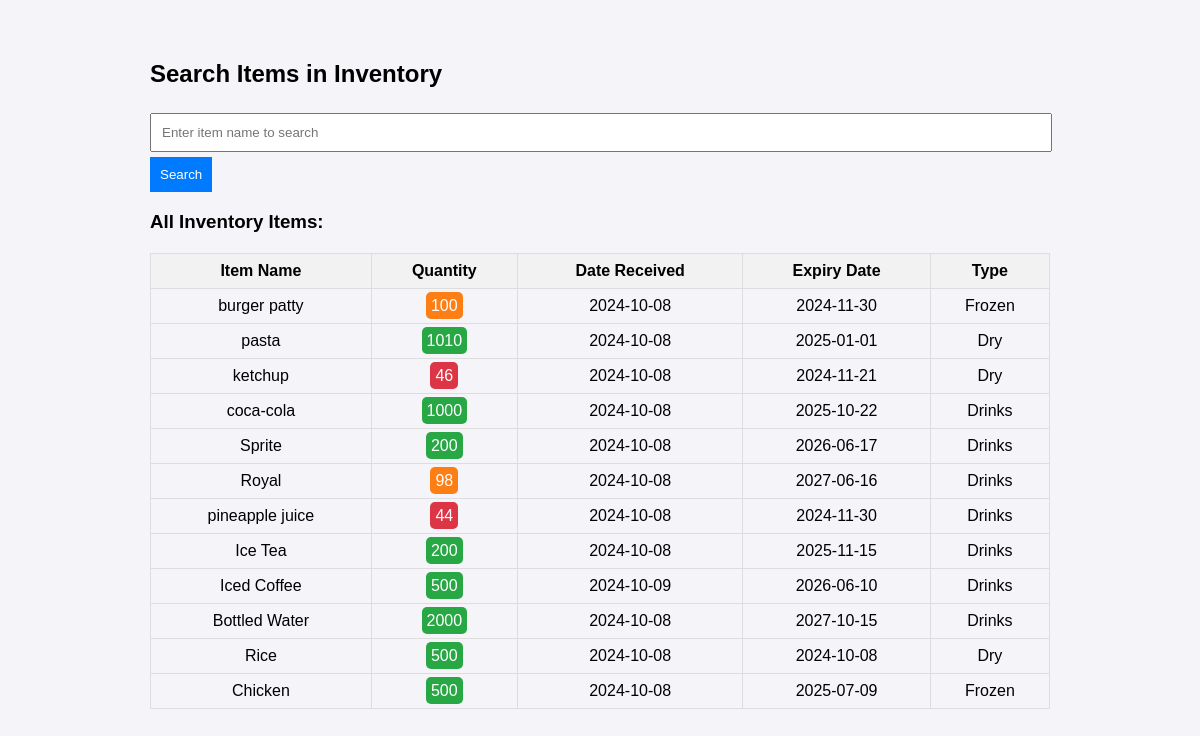
Screenshot of /Search.php with the database file from the repository.
### tables this page shows
CREATE TABLE `items` (
  `id` int(11) UNSIGNED NOT NULL,
  `name` varchar(255) NOT NULL,
  `quantity` int(11) NOT NULL,
  `date_received` date NOT NULL,
  `expiry_date` date NOT NULL,
  `type` enum('Frozen','Chilled','Dry','Drinks','Seasonings') NOT NULL
);

### Search.php (the view, shortened to what this page needs)
<?php
$servername = "localhost";
$username = "root";
$password = "";
$dbname = "inventory_db";
$conn = new mysqli($servername, $username, $password, $dbname);
$search_query = "";
$all_items = [];
$result = $conn->query("SELECT * FROM items") or die($conn->error);
while ($row = $result->fetch_assoc()) {
    $all_items[] = $row;
}
?>
<!DOCTYPE html>
<html lang="en">
<head>
</head>
<body>
    <div class="container">
        <h2>Search Items in Inventory</h2>
        <form class="form" action="search.php" method="GET">
    <input type="text" name="search_query" placeholder="Enter item name to search" value="<?php echo htmlspecialchars($search_query); ?>" required>
    <button type="submit" name="search">Search</button>
</form>
        <h3>All Inventory Items:</h3>
        <table>
            <thead>
                <tr>
                    <th>Item Name</th>
                    <th>Quantity</th>
                    <th>Date Received</th>
                    <th>Expiry Date</th>
                    <th>Type</th>
                </tr>
            </thead>
            <tbody>
                <?php foreach ($all_items as $row):
                    $quantity = $row['quantity'];
                    $quantityClass = '';
                    if ($quantity < 50) {
                        $quantityClass = 'low';
                    } elseif ($quantity <= 100) {
                        $quantityClass = 'medium';
                    } else {
                        $quantityClass = 'high';
                    }
                ?>
                    <tr>
                        <td><?php echo htmlspecialchars($row['name']); ?></td>
                        <td>
                            <span class="quantity-indicator <?php echo $quantityClass; ?>">
                                <?php echo htmlspecialchars($row['quantity']); ?>
                            </span>
                        </td>
                        <td><?php echo htmlspecialchars($row['date_received']); ?></td>
                        <td><?php echo htmlspecialchars($row['expiry_date']); ?></td>
                        <td><?php echo htmlspecialchars($row['type']); ?></td>
                    </tr>
                <?php endforeach; ?>
            </tbody>
        </table>
    </div>
</body>
</html>

### Search.php (style rules this page uses)
body { font-family: Arial, sans-serif; margin: 20px; padding: 20px; background-color: #f4f4f9; }
.container { max-width: 900px; margin: auto; }
table { width: 100%; border-collapse: collapse; margin-top: 20px; }
table, th, td { border: 1px solid #ddd; padding: 8px; }
th { background-color: #f2f2f2; text-align: center; }
td { text-align: center; }
.quantity-indicator { padding: 5px; border-radius: 5px; color: white; }
.low { background-color: #dc3545; }
.medium { background-color: #fd7e14; }
.high { background-color: #28a745; }
.form { margin-top: 20px; }
.form input { margin: 5px 0; padding: 10px; width: calc(100% - 22px); }
.form button { padding: 10px; background-color: #007bff; color: white; border: none; cursor: pointer; }

### rows the page displays
items: name "burger patty", quantity "100", date_received "2024-10-08", expiry_date "2024-11-30", type "Frozen"
items: name "pasta", quantity "1010", date_received "2024-10-08", expiry_date "2025-01-01", type "Dry"
items: name "ketchup", quantity "46", date_received "2024-10-08", expiry_date "2024-11-21", type "Dry"
items: name "coca-cola", quantity "1000", date_received "2024-10-08", expiry_date "2025-10-22", type "Drinks"
items: name "Sprite", quantity "200", date_received "2024-10-08", expiry_date "2026-06-17", type "Drinks"
items: name "Royal", quantity "98", date_received "2024-10-08", expiry_date "2027-06-16", type "Drinks"
items: name "pineapple juice", quantity "44", date_received "2024-10-08", expiry_date "2024-11-30", type "Drinks"
items: name "Ice Tea", quantity "200", date_received "2024-10-08", expiry_date "2025-11-15", type "Drinks"
items: name "Iced Coffee", quantity "500", date_received "2024-10-09", expiry_date "2026-06-10", type "Drinks"
items: name "Bottled Water", quantity "2000", date_received "2024-10-08", expiry_date "2027-10-15", type "Drinks"
items: name "Rice", quantity "500", date_received "2024-10-08", expiry_date "2024-10-08", type "Dry"
items: name "Chicken", quantity "500", date_received "2024-10-08", expiry_date "2025-07-09", type "Frozen"
